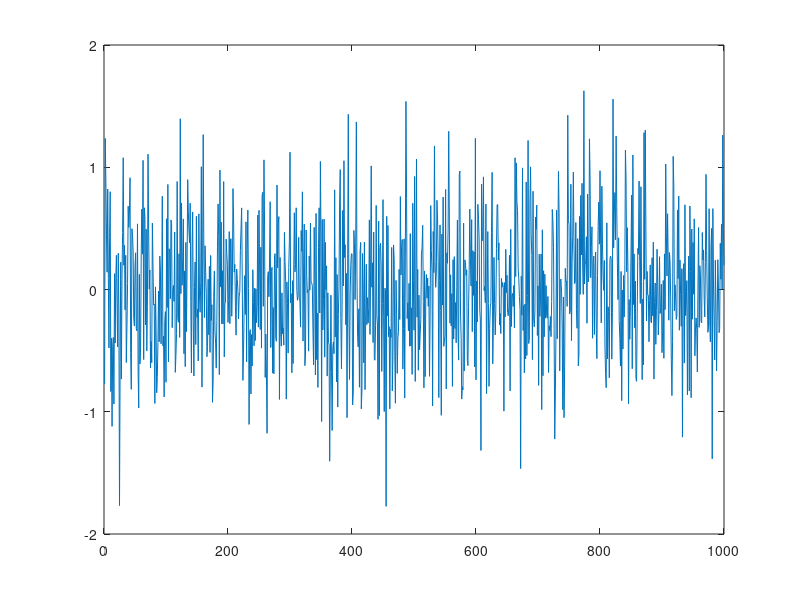

This chart was generated by the following MATLAB code: (Note: this script raises an error after producing the figure.)
%% Create y & X Data
N = 1000;
NumOfFactors = 5;
% rng('default');
X                   = randn(N,NumOfFactors);
Beta                = rand(1,NumOfFactors);
Beta                = Beta/sum(Beta);
ErrorVarianceActual = 0.05;
y                   = X*Beta' + ErrorVarianceActual*randn(N,1);
figure;
plot(y)
disp(Beta)

%% OLS
LM   = fitlm(X,y,'Intercept',false);
yEst = predict(LM,X);
ErrorVarianceEstimated = std(yEst - y);
figure
plot(y,yEst,'ko')
T                 = table();
T.BetaActual      = Beta(:);
T.BetaEstimatedLM = LM.Coefficients.Estimate;

E = table();
E.ErrorVarianceActual    = ErrorVarianceActual;
E.ErrorVarianceEstimated = ErrorVarianceEstimated;

%% Estimate Beta from Covariance
C = cov([y X]);
d = diag(C);
d = d(2:end);
T.BetaEstimatedCov = (C(1,2:end)./d')';
yEstCov = X*T.BetaEstimatedCov;
figure
plot(y,yEstCov,'ko')
xlabel('Actual')
ylabel('Predicted')

%% Estimate Beta from QR Decomposition
C = cov([y X]);
[Q,R] = qr(C);
d = diag(C);
d = d(2:end);
T.BetaEstimatedCov = (C(1,2:end)./d')';
yEstCov = X*T.BetaEstimatedCov;
figure
plot(y,yEstCov,'ko')
xlabel('Actual')
ylabel('Predicted')
